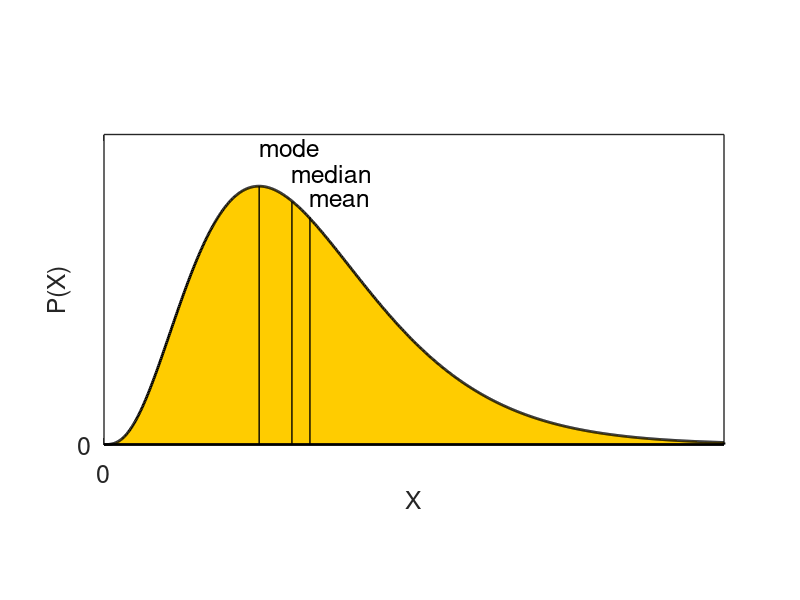

The MATLAB script that drew this image:
function illusofmeanmedianmode

clear all;
close all;

fs   = 18;

xlim = 6;

x    = linspace(0,xlim,1000);

Pgamma     = gampdf( x, 4, 0.5 );

Nsample    = 10000;

Sgamma     = gamrnd( 4, 0.5, 1, Nsample );

med_gamma  = quantile( Sgamma, 0.5 );

mean_gamma = mean( Sgamma );

Pmax       = max(Pgamma);

mode_gamma = x( Pgamma==Pmax );



figure;
hold on;
fill( [x(1), x, x(end)], [0, Pgamma, 0], [1.0, 0.8, 0.0], 'LineWidth', 2 );
plot( med_gamma*[1,1], 0.94 * Pmax*[0,1], 'k', 'LineWidth', 1 );
plot( mean_gamma*[1,1], 0.88 * Pmax*[0,1], 'k', 'LineWidth', 1 );
plot( mode_gamma*[1,1], Pmax*[0,1], 'k', 'LineWidth', 1 );
hold off
set(gca, 'PlotBoxAspectRatio', [2,1,1], 'Box', 'on', 'LineWidth', 1, 'XTick', [0], 'YTick', [0], 'YLim', Pmax*[0,1.2], 'FontSize', fs );
xlabel( 'X', 'FontSize', fs );
ylabel( 'P(X)', 'FontSize', fs );

text( mean_gamma, 0.95 * Pmax, 'mean', 'FontSize', fs );

text( med_gamma, 1.05 * Pmax, 'median', 'FontSize', fs );

text( mode_gamma, 1.15 * Pmax, 'mode', 'FontSize', fs );

print('illumeanmedianmode', '-painters', '-dpng');




return;